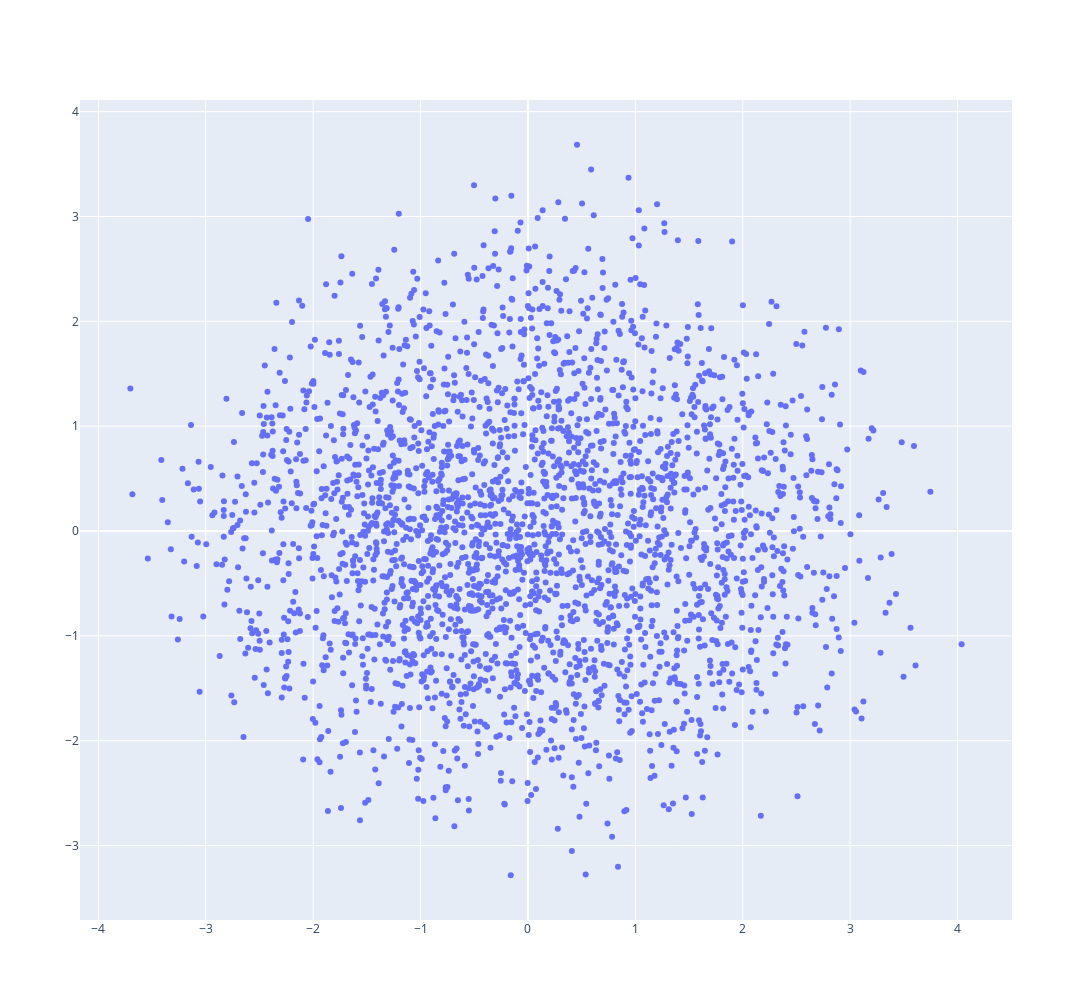

The code cell stored with this chart in its notebook:
### Code cell
fig = go.Figure(data=go.Scatter(x=result_df['x'],
                                y=result_df['y'],
                                mode='markers',
                                text=result_df['word'])) # hover text goes here

fig.update_layout(width=1500 ,height=1000)
fig

### Figure 1 — Plotly figure (JSON) as saved in the notebook; plotly's stock layout.template omitted (floating-point values rounded to 4 significant figures; data arrays with more than 128 entries replaced by an {"elided": "..."} marker saying what was removed)
{"data": [{"mode": "markers", "text": {"elided": "2721 str values"}, "type": "scatter", "x": {"elided": "2721 float values"}, "y": {"elided": "2721 float values"}}], "layout": {"height": 1000, "width": 1500}}
